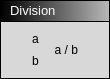
<?xml version="1.0" encoding="UTF-8"?>
<ui version="4.0">
 <class>DivisionBlock</class>
 <widget class="QWidget" name="DivisionBlock">
  <property name="geometry">
   <rect>
    <x>0</x>
    <y>0</y>
    <width>110</width>
    <height>79</height>
   </rect>
  </property>
  <property name="maximumSize">
   <size>
    <width>110</width>
    <height>16777215</height>
   </size>
  </property>
  <property name="windowTitle">
   <string>Form</string>
  </property>
  <layout class="QHBoxLayout" name="horizontalLayout">
   <property name="leftMargin">
    <number>0</number>
   </property>
   <property name="topMargin">
    <number>0</number>
   </property>
   <property name="rightMargin">
    <number>0</number>
   </property>
   <property name="bottomMargin">
    <number>0</number>
   </property>
   <item>
    <widget class="QWidget" name="Holder" native="true">
     <property name="styleSheet">
      <string notr="true">QWidget#Holder { background-color: rgb(0, 0, 0); }</string>
     </property>
     <layout class="QVBoxLayout" name="verticalLayout_4">
      <property name="spacing">
       <number>1</number>
      </property>
      <property name="leftMargin">
       <number>1</number>
      </property>
      <property name="topMargin">
       <number>1</number>
      </property>
      <property name="rightMargin">
       <number>1</number>
      </property>
      <property name="bottomMargin">
       <number>1</number>
      </property>
      <item>
       <widget class="QWidget" name="Header" native="true">
        <property name="minimumSize">
         <size>
          <width>0</width>
          <height>20</height>
         </size>
        </property>
        <property name="maximumSize">
         <size>
          <width>16777215</width>
          <height>28</height>
         </size>
        </property>
        <property name="styleSheet">
         <string notr="true">background-color: qlineargradient(spread:pad, x1:0, y1:0, x2:1, y2:0, stop:0 rgba(0, 0, 0, 255), stop:1 rgba(184, 184, 184, 255));</string>
        </property>
        <layout class="QVBoxLayout" name="verticalLayout_5">
         <property name="spacing">
          <number>6</number>
         </property>
         <property name="leftMargin">
          <number>9</number>
         </property>
         <property name="topMargin">
          <number>0</number>
         </property>
         <property name="rightMargin">
          <number>9</number>
         </property>
         <property name="bottomMargin">
          <number>0</number>
         </property>
         <item>
          <widget class="QLabel" name="label">
           <property name="sizePolicy">
            <sizepolicy hsizetype="Maximum" vsizetype="Preferred">
             <horstretch>0</horstretch>
             <verstretch>0</verstretch>
            </sizepolicy>
           </property>
           <property name="maximumSize">
            <size>
             <width>16777215</width>
             <height>16777215</height>
            </size>
           </property>
           <property name="styleSheet">
            <string notr="true">background-color: rgba(255, 255, 255, 0);</string>
           </property>
           <property name="text">
            <string>&lt;html&gt;&lt;head/&gt;&lt;body&gt;&lt;p&gt;&lt;span style=&quot; font-size:10pt; color:#ffffff;&quot;&gt;Division&lt;/span&gt;&lt;/p&gt;&lt;/body&gt;&lt;/html&gt;</string>
           </property>
          </widget>
         </item>
        </layout>
       </widget>
      </item>
      <item>
       <widget class="QWidget" name="widget" native="true">
        <property name="styleSheet">
         <string notr="true">background-color: rgb(216, 216, 216);</string>
        </property>
        <layout class="QHBoxLayout" name="horizontalLayout_2">
         <item>
          <widget class="QWidget" name="InNodes" native="true">
           <property name="sizePolicy">
            <sizepolicy hsizetype="Preferred" vsizetype="Preferred">
             <horstretch>0</horstretch>
             <verstretch>0</verstretch>
            </sizepolicy>
           </property>
           <layout class="QVBoxLayout" name="verticalLayout">
            <property name="leftMargin">
             <number>0</number>
            </property>
            <property name="topMargin">
             <number>0</number>
            </property>
            <property name="rightMargin">
             <number>0</number>
            </property>
            <property name="bottomMargin">
             <number>0</number>
            </property>
            <item>
             <widget class="QWidget" name="AIN" native="true">
              <property name="maximumSize">
               <size>
                <width>16777215</width>
                <height>16</height>
               </size>
              </property>
              <layout class="QHBoxLayout" name="horizontalLayout_3">
               <property name="leftMargin">
                <number>0</number>
               </property>
               <property name="topMargin">
                <number>0</number>
               </property>
               <property name="rightMargin">
                <number>0</number>
               </property>
               <property name="bottomMargin">
                <number>0</number>
               </property>
               <item>
                <widget class="ConnectorIn" name="a_Node" native="true">
                 <property name="sizePolicy">
                  <sizepolicy hsizetype="Preferred" vsizetype="Preferred">
                   <horstretch>0</horstretch>
                   <verstretch>0</verstretch>
                  </sizepolicy>
                 </property>
                 <property name="minimumSize">
                  <size>
                   <width>16</width>
                   <height>16</height>
                  </size>
                 </property>
                 <property name="maximumSize">
                  <size>
                   <width>16</width>
                   <height>16</height>
                  </size>
                 </property>
                 <property name="styleSheet">
                  <string notr="true"/>
                 </property>
                </widget>
               </item>
               <item>
                <widget class="QLabel" name="a_text">
                 <property name="text">
                  <string>a</string>
                 </property>
                </widget>
               </item>
              </layout>
             </widget>
            </item>
            <item>
             <widget class="QWidget" name="BIN" native="true">
              <property name="maximumSize">
               <size>
                <width>16777215</width>
                <height>16</height>
               </size>
              </property>
              <layout class="QHBoxLayout" name="horizontalLayout_4">
               <property name="leftMargin">
                <number>0</number>
               </property>
               <property name="topMargin">
                <number>0</number>
               </property>
               <property name="rightMargin">
                <number>0</number>
               </property>
               <property name="bottomMargin">
                <number>0</number>
               </property>
               <item>
                <widget class="ConnectorIn" name="b_Node" native="true">
                 <property name="sizePolicy">
                  <sizepolicy hsizetype="Preferred" vsizetype="Preferred">
                   <horstretch>0</horstretch>
                   <verstretch>0</verstretch>
                  </sizepolicy>
                 </property>
                 <property name="minimumSize">
                  <size>
                   <width>16</width>
                   <height>16</height>
                  </size>
                 </property>
                 <property name="maximumSize">
                  <size>
                   <width>16</width>
                   <height>16</height>
                  </size>
                 </property>
                 <property name="styleSheet">
                  <string notr="true"/>
                 </property>
                </widget>
               </item>
               <item>
                <widget class="QLabel" name="b_text">
                 <property name="text">
                  <string>b</string>
                 </property>
                </widget>
               </item>
              </layout>
             </widget>
            </item>
           </layout>
          </widget>
         </item>
         <item>
          <spacer name="horizontalSpacer">
           <property name="orientation">
            <enum>Qt::Horizontal</enum>
           </property>
           <property name="sizeHint" stdset="0">
            <size>
             <width>40</width>
             <height>20</height>
            </size>
           </property>
          </spacer>
         </item>
         <item>
          <widget class="QWidget" name="OutNodes" native="true">
           <property name="layoutDirection">
            <enum>Qt::RightToLeft</enum>
           </property>
           <layout class="QVBoxLayout" name="verticalLayout_3">
            <property name="leftMargin">
             <number>0</number>
            </property>
            <property name="topMargin">
             <number>0</number>
            </property>
            <property name="rightMargin">
             <number>0</number>
            </property>
            <property name="bottomMargin">
             <number>0</number>
            </property>
            <item>
             <widget class="QWidget" name="widget_2" native="true">
              <property name="maximumSize">
               <size>
                <width>16777215</width>
                <height>16</height>
               </size>
              </property>
              <layout class="QHBoxLayout" name="horizontalLayout_5">
               <property name="leftMargin">
                <number>0</number>
               </property>
               <property name="topMargin">
                <number>0</number>
               </property>
               <property name="rightMargin">
                <number>0</number>
               </property>
               <property name="bottomMargin">
                <number>0</number>
               </property>
               <item>
                <widget class="ConnectorOut" name="outNode" native="true">
                 <property name="sizePolicy">
                  <sizepolicy hsizetype="Preferred" vsizetype="Preferred">
                   <horstretch>0</horstretch>
                   <verstretch>0</verstretch>
                  </sizepolicy>
                 </property>
                 <property name="minimumSize">
                  <size>
                   <width>16</width>
                   <height>16</height>
                  </size>
                 </property>
                 <property name="maximumSize">
                  <size>
                   <width>16</width>
                   <height>16</height>
                  </size>
                 </property>
                 <property name="styleSheet">
                  <string notr="true"/>
                 </property>
                </widget>
               </item>
               <item>
                <widget class="QLabel" name="label_2">
                 <property name="sizePolicy">
                  <sizepolicy hsizetype="Maximum" vsizetype="Preferred">
                   <horstretch>0</horstretch>
                   <verstretch>0</verstretch>
                  </sizepolicy>
                 </property>
                 <property name="text">
                  <string>a / b</string>
                 </property>
                 <property name="alignment">
                  <set>Qt::AlignRight|Qt::AlignTrailing|Qt::AlignVCenter</set>
                 </property>
                </widget>
               </item>
              </layout>
             </widget>
            </item>
           </layout>
          </widget>
         </item>
        </layout>
       </widget>
      </item>
     </layout>
    </widget>
   </item>
  </layout>
 </widget>
 <customwidgets>
  <customwidget>
   <class>ConnectorOut</class>
   <extends>QWidget</extends>
   <header>connectorout.h</header>
   <container>1</container>
  </customwidget>
  <customwidget>
   <class>ConnectorIn</class>
   <extends>QWidget</extends>
   <header>connectorin.h</header>
   <container>1</container>
  </customwidget>
 </customwidgets>
 <resources/>
 <connections/>
</ui>
